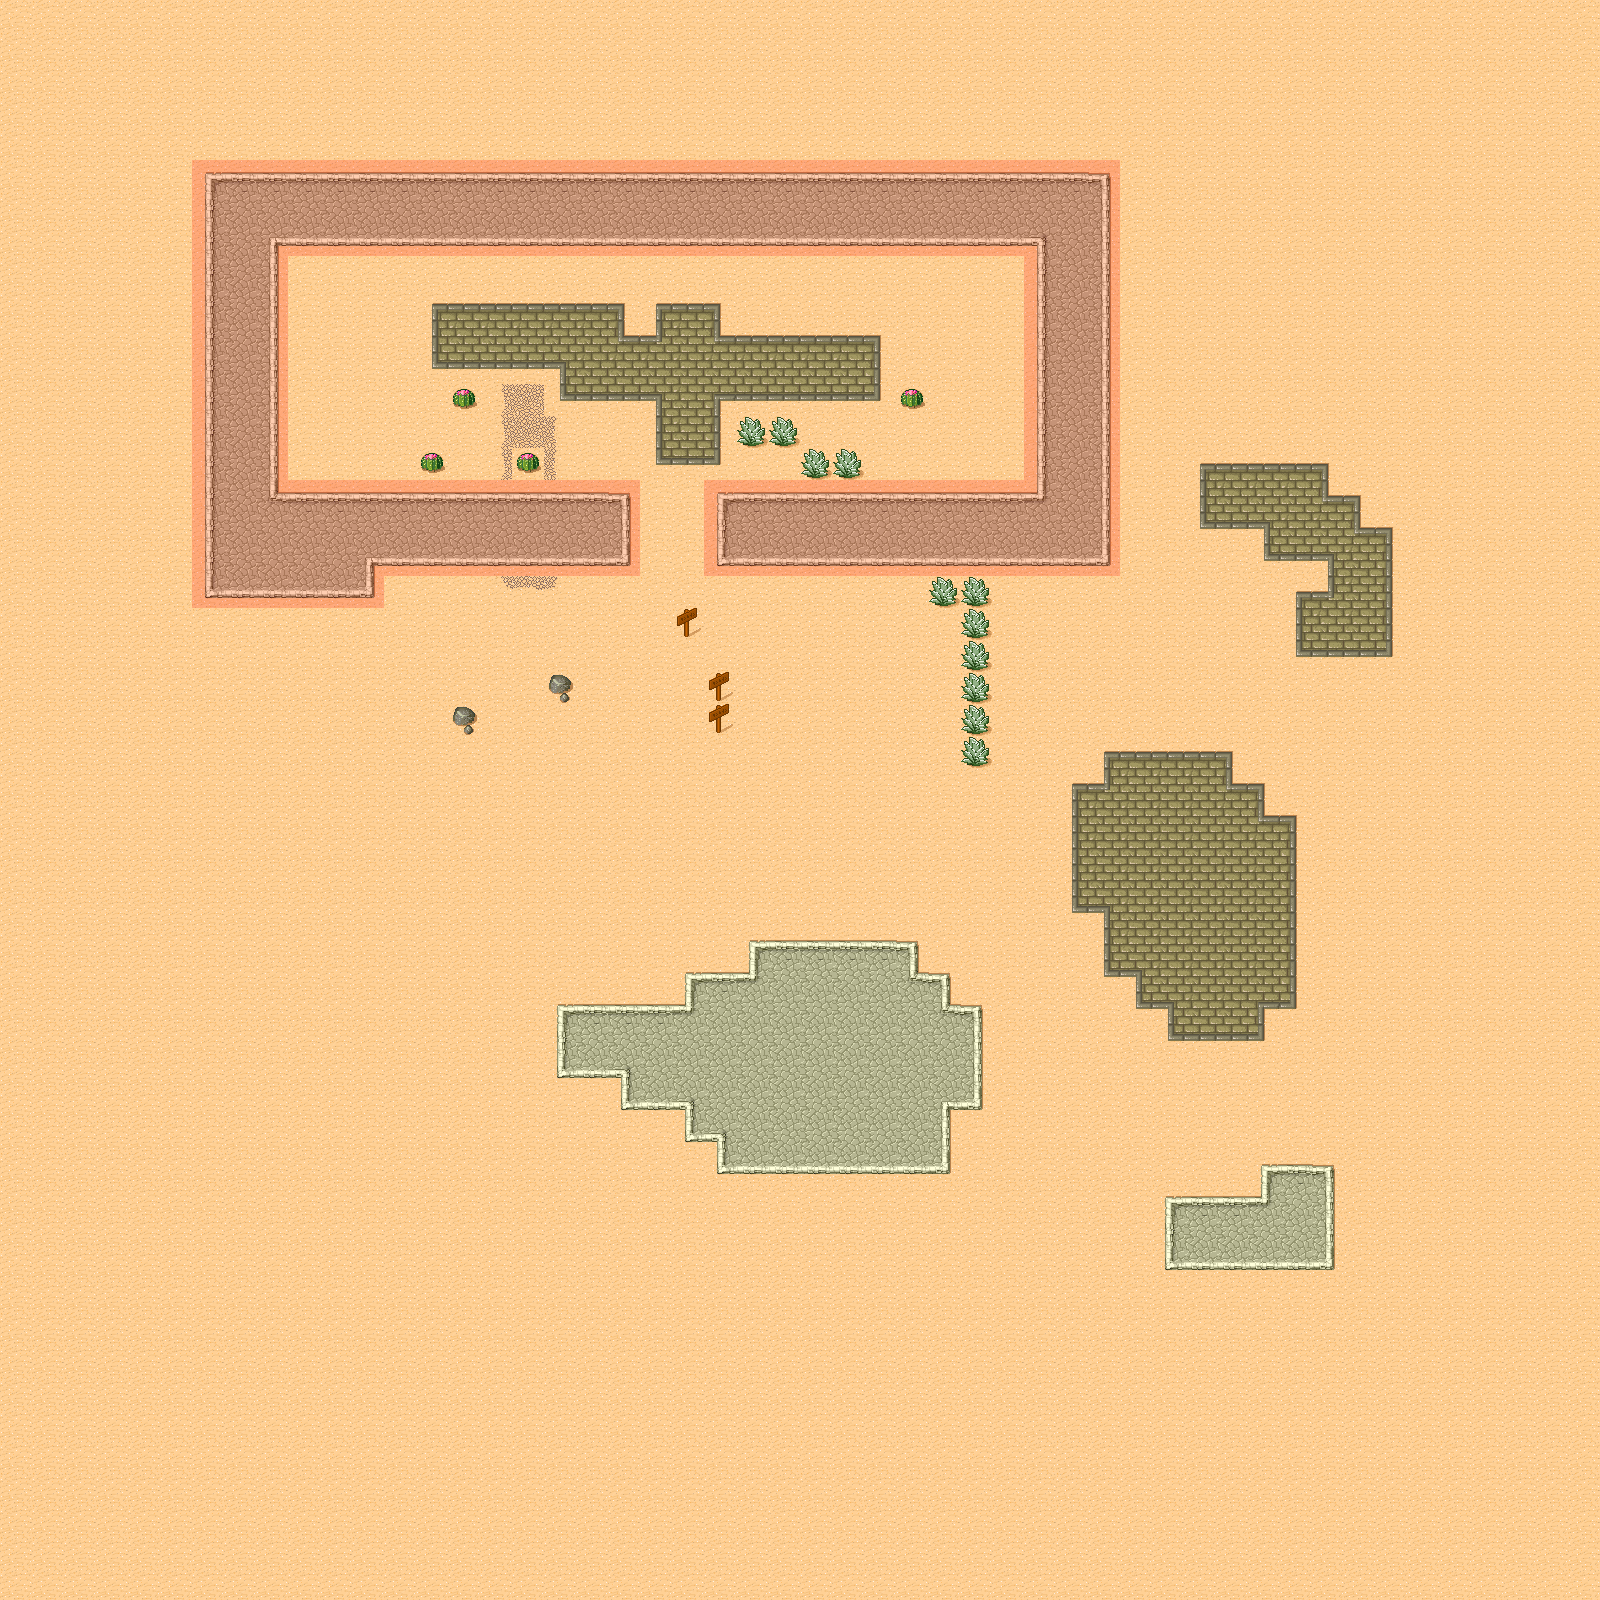

This game map was drawn from its Tiled (.tmx) file and the tilesets committed beside it. A one-line description and the trimmed map source follow:
An orthogonal 50x50 tile map with 32x32 px tiles, 2 tile layers (块层 1, Meta), 2 tilesets.

<map version="1.0" tiledversion="1.0.3" orientation="orthogonal" renderorder="right-down" width="50" height="50" tilewidth="32" tileheight="32" nextobjectid="1">
 <tileset firstgid="1" name="desert" tilewidth="32" tileheight="32" spacing="1" margin="1" tilecount="48" columns="8">
  <image source="tmw_desert_spacing.png" width="265" height="199" />
  <terraintypes>
   <terrain name="block" tile="9" />
   <terrain name="rock" tile="33" />
  </terraintypes>
  <tile id="0" terrain=",,,0" />
  <tile id="1" terrain=",,0,0" />
  <tile id="2" terrain=",,0," />
  <tile id="8" terrain=",0,,0" />
  <tile id="9" terrain="0,0,0,0" />
  <tile id="10" terrain="0,,0," />
  <tile id="16" terrain=",0,," />
  <tile id="17" terrain="0,0,," />
  <tile id="18" terrain="0,,," />
  <tile id="19" terrain="0,0,0," />
  <tile id="20" terrain="0,0,,0" />
  <tile id="24" terrain=",,,1" />
  <tile id="25" terrain=",,1,1" />
  <tile id="26" terrain=",,1," />
  <tile id="27" terrain="0,,0,0" />
  <tile id="28" terrain=",0,0,0" />
  <tile id="32" terrain=",1,,1" />
  <tile id="33" terrain="1,1,1,1" />
  <tile id="34" terrain="1,,1," />
  <tile id="35" terrain="1,1,1," />
  <tile id="36" terrain="1,1,,1" />
  <tile id="40" terrain=",1,," />
  <tile id="41" terrain="1,1,," />
  <tile id="42" terrain="1,,," />
  <tile id="43" terrain="1,,1,1" />
  <tile id="44" terrain=",1,1,1" />
 </tileset>
 <tileset firstgid="49" name="Meta" tilewidth="32" tileheight="32" spacing="1" margin="1" tilecount="2" columns="2">
  <image source="meta_tiles.png" width="67" height="34" />
 </tileset>
 <layer name="块层 1" width="50" height="50">
  <data>[2500 cells, 2500 non-empty, 37 distinct tile ids]</data>
 </layer>
 <layer name="Meta" width="50" height="50">
  <data>[2500 cells, 216 non-empty, 1 distinct tile ids]</data>
 </layer>
</map>
